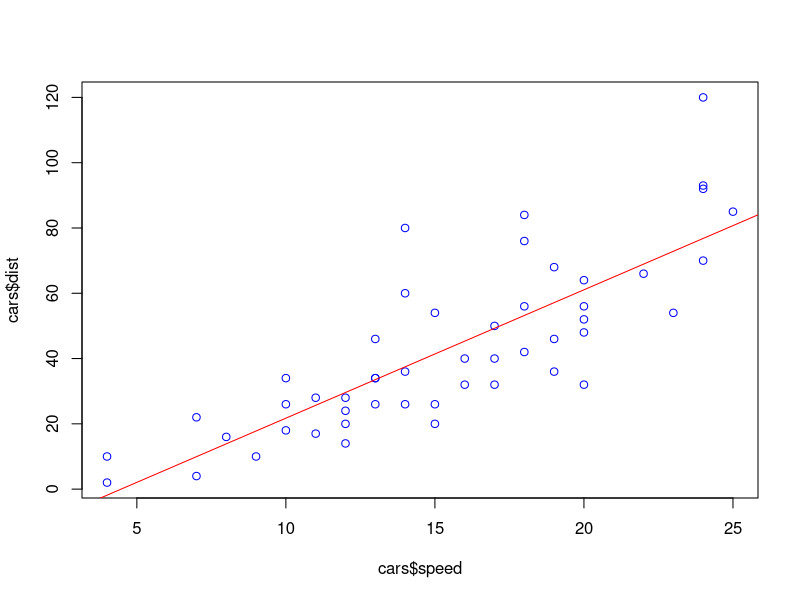
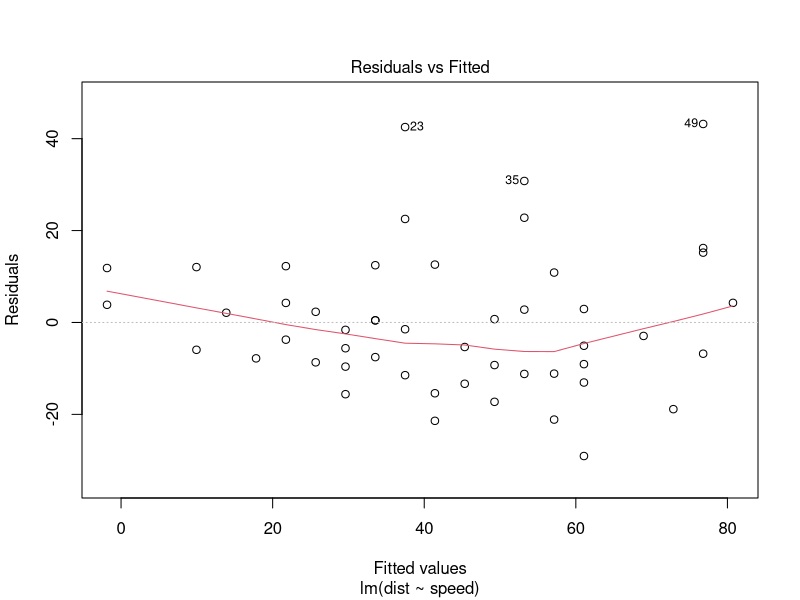
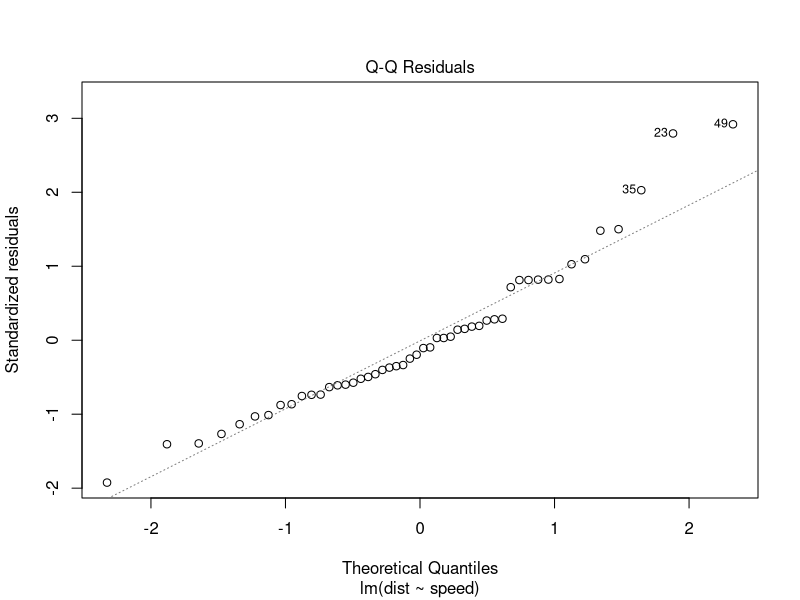
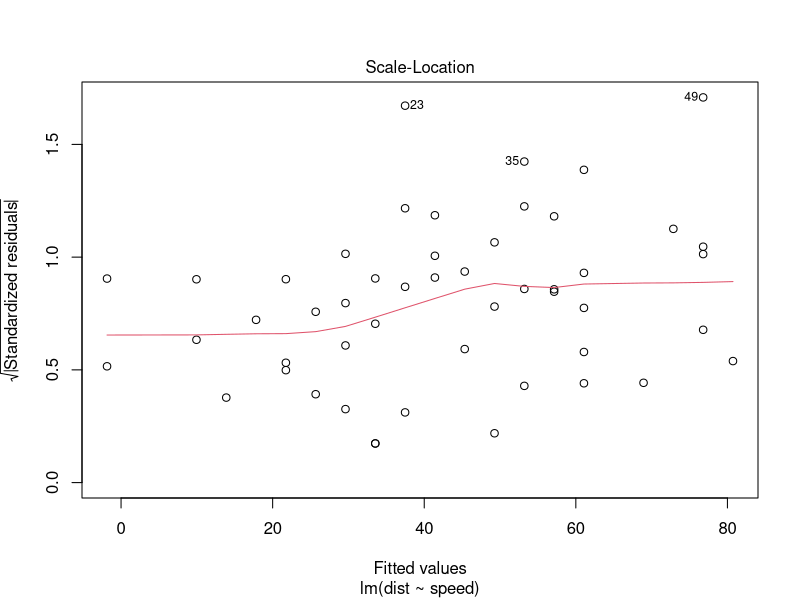
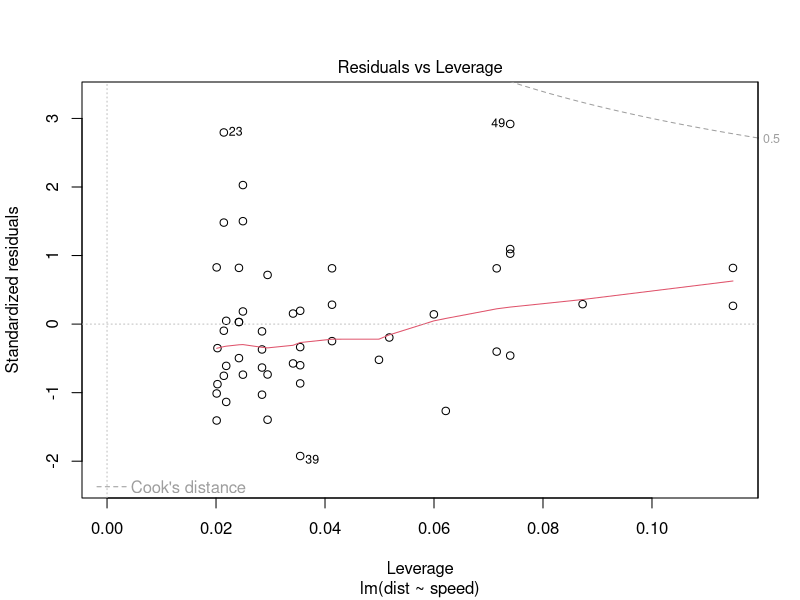
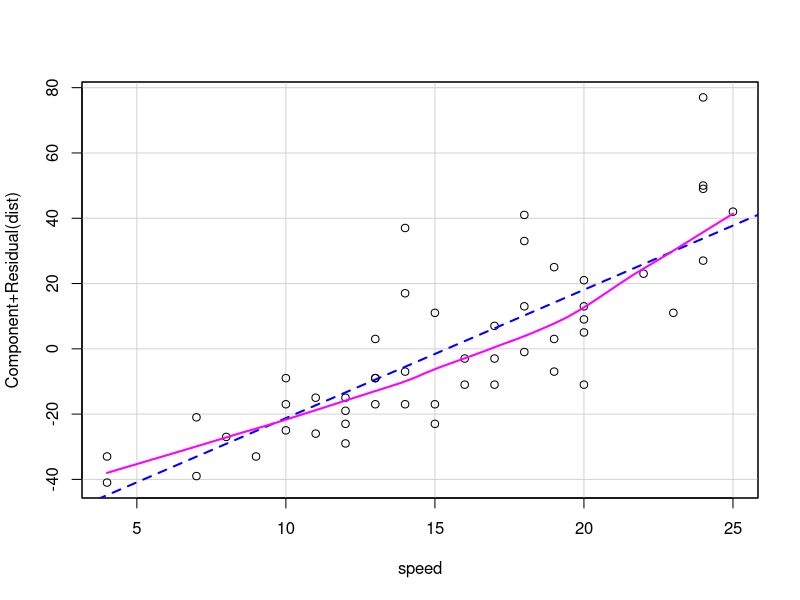
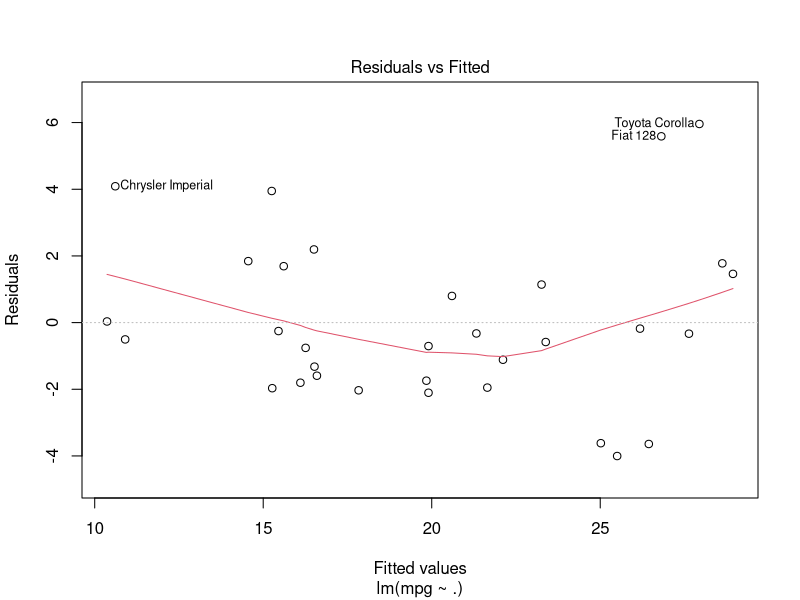
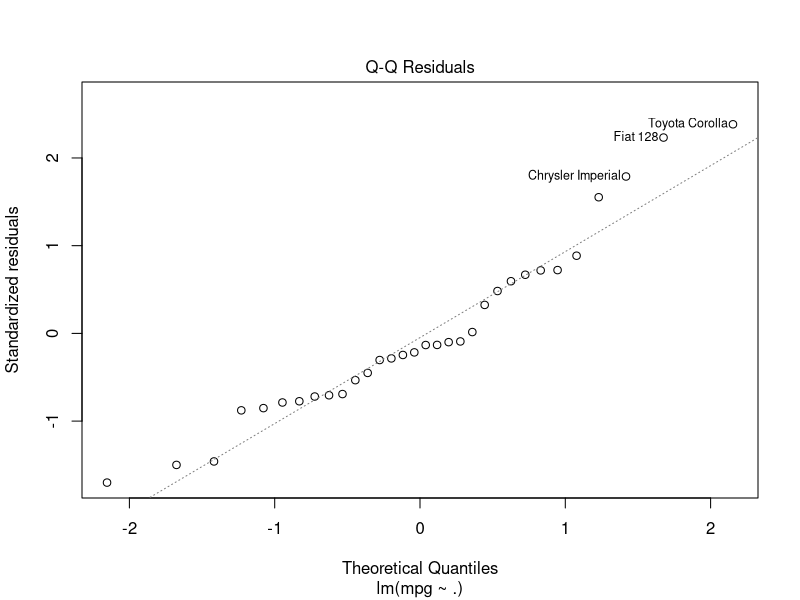

Here is the R script that generated these plots, in order:
# Module 05 Regression

install.packages(car)
library(car)



data(mtcars)
head(cars)
str(cars)
dim(cars)
names(cars)
sapply(cars,class)

sapply(cars,summary)
sapply(cars,table)
sapply(cars,table, useNA = c("ifany"))


out=lm(dist~speed, data=cars)
plot(cars$speed, cars$dist, col="blue")
abline(out, col="red")

attributes(out)

out$coefficients
out$residuals
out[[2]]

out$fitted.values
out[[5]]

summary(out)


plot(out)     # check normality and constant variance see this https://www.statology.org/diagnostic-plots-in-r/
crPlots(out)  # check linearity

##### Prediction ####
predict(out, newdata=data.frame("speed"=c(8,12,18)))

###################################################


mtcars
names(mtcars)


#[, 1]	mpg	Miles/(US) gallon
#[, 2]	cyl	Number of cylinders
#[, 3]	disp	Displacement (cu.in.)
#[, 4]	hp	Gross horsepower
#[, 5]	drat	Rear axle ratio
#[, 6]	wt	Weight (1000 lbs)
#[, 7]	qsec	1/4 mile time
#[, 8]	vs	Engine (0 = V-shaped, 1 = straight)
#[, 9]	am	Transmission (0 = automatic, 1 = manual)


Data=mtcars[,c("mpg","cyl","wt","vs","am")]
head(Data)
str(Data)
dim(Data)
names(Data)
sapply(Data,class)

sapply(Data,summary)
sapply(Data,table)
sapply(Data,table, useNA = c("ifany"))


out=lm(mpg~., data=Data)
attributes(out)
out$coefficients
summary(out)


plot(out)     # check normality and constant variance see this https://www.statology.org/diagnostic-plots-in-r/
crPlots(out)  # check linearity


##### Prediction ####
New=data.frame("cyl"=c(4,6),"wt"=c(1.2,3.6),"vs"=c(0.4,1.5),"am"=c(0.3,1.6))
predict(out, newdata=New)

